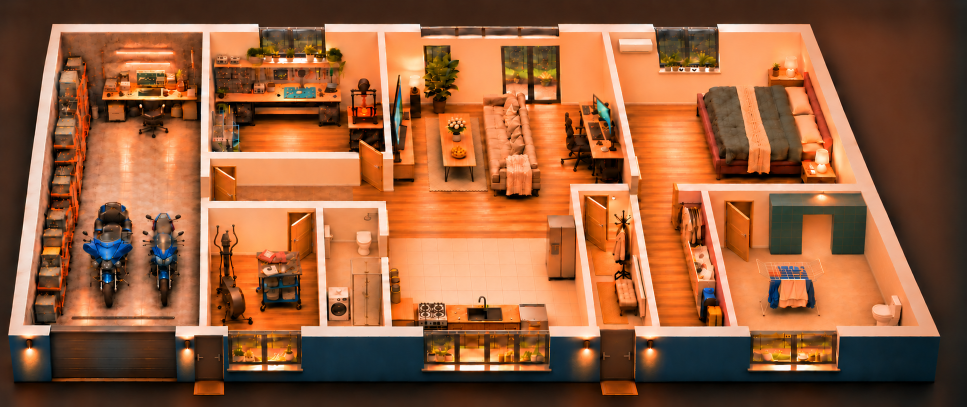
#> input picture images/plan_domu.png, 1933 x 814 px, found by its file name (shown at 1/2 size)
$ python generuj_nakladki.py
#> lines starting #> are read from the running program, lines starting #| are printed output that depends on the picture
import os
from PIL import Image, ImageDraw, ImageFilter, ImageEnhance, ImageChops
D="/tmp/claude-0/-home-user/80a74606-d4ba-56eb-8078-b1ae4390fb1b/scratchpad/gen/out"
os.makedirs(D+"/stany",exist_ok=True)
src=Image.open(D+"/plan_domu.png").convert("RGB"); W,H=src.size
#> further down, src is the input picture: PIL image 1933x814 RGB; mean R, G, B 150.5, 94.2, 59.6
#> after `W, H = src.size`: W = 1933; H = 814
# night base
night=ImageEnhance.Brightness(src).enhance(0.32)
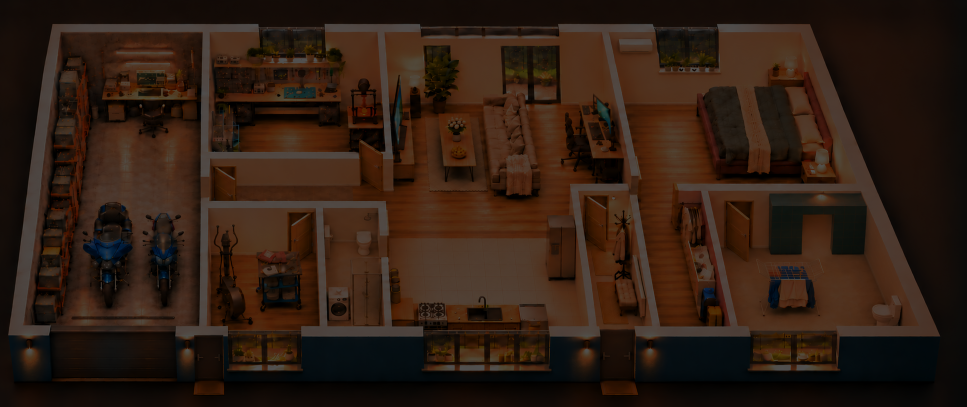
#> night: PIL image 1933x814 RGB (shown at 1/2 size); mean R, G, B 47.7, 29.7, 18.6
night=ImageChops.multiply(night,Image.new("RGB",src.size,(185,200,255)))
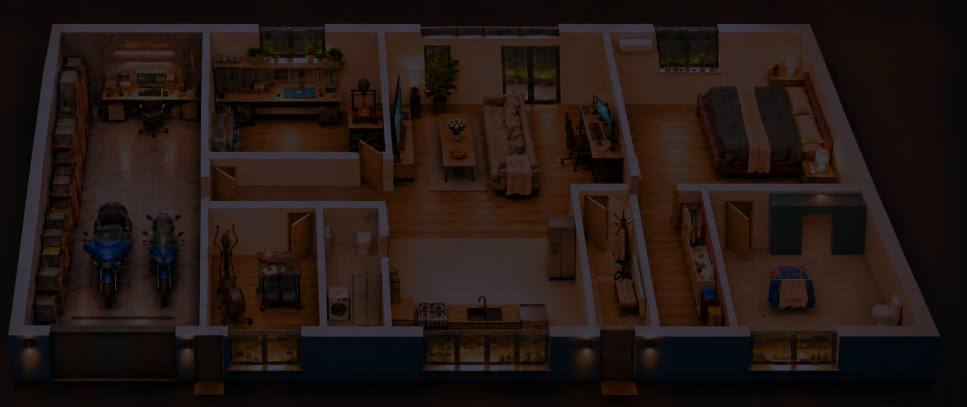
#> night: PIL image 1933x814 RGB (shown at 1/2 size); mean R, G, B 34.1, 22.8, 18.6
night.save(D+"/plan_domu_noc.png")
# warm lit version
lit=ImageEnhance.Brightness(src).enhance(1.12)
lit=Image.blend(lit,Image.new("RGB",src.size,(255,214,120)),0.12)
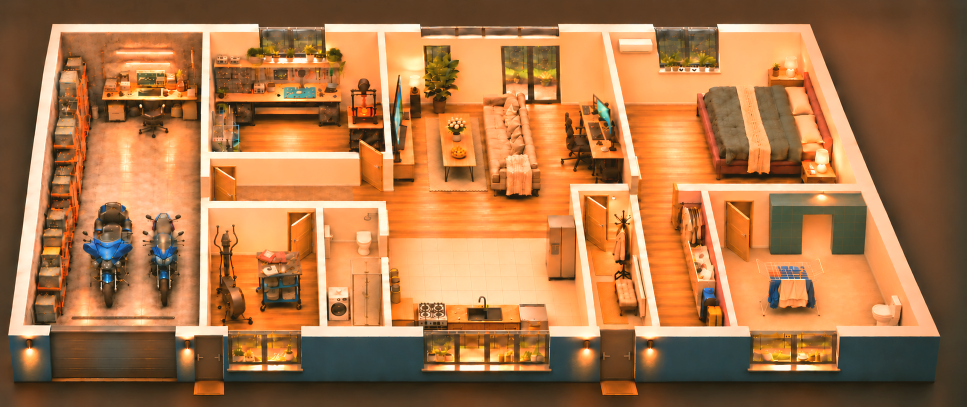
#> lit: PIL image 1933x814 RGB (shown at 1/2 size); mean R, G, B 171.4, 117.5, 72.2
rooms={
 "garaz":[(118,65),(402,65),(402,652),(70,652)],
 "warsztat":[(415,60),(768,60),(768,305),(415,305)],
 "salon":[(772,60),(1142,60),(1142,470),(772,470),(772,402),(415,402),(415,310),(772,310)],
 "biuro":[(1142,60),(1212,60),(1278,368),(1142,368)],
 "sypialnia":[(1222,60),(1608,60),(1702,366),(1288,366)],
 "silownia":[(415,412),(642,412),(642,652),(418,652)],
 "lazienka":[(645,412),(778,412),(782,652),(648,652)],
 "kuchnia":[(775,472),(1142,472),(1148,652),(780,652)],
 "korytarz":[(1145,372),(1352,372),(1338,652),(1190,652)],
 "garderoba":[(1352,372),(1440,372),(1470,652),(1338,652)],
 "pralnia_wc":[(1412,375),(1832,375),(1852,652),(1470,652)],
}
for k,p in rooms.items():
    m=Image.new("L",src.size,0); ImageDraw.Draw(m).polygon(p,fill=255)
    m=m.filter(ImageFilter.GaussianBlur(10)); z=Image.new("RGB",src.size,(0,0,0)); base=Image.composite(lit,z,m.point(lambda v:255 if v>0 else 0))
    o=base.convert("RGBA"); o.putalpha(m); o.save(f"{D}/stany/swiatlo_{k}.png",optimize=True)
#> this loop made 11 passes
#> pass 1, `base = Image.composite(lit, z, m.point(lambda v: 255 if v > 0 else 0))`:
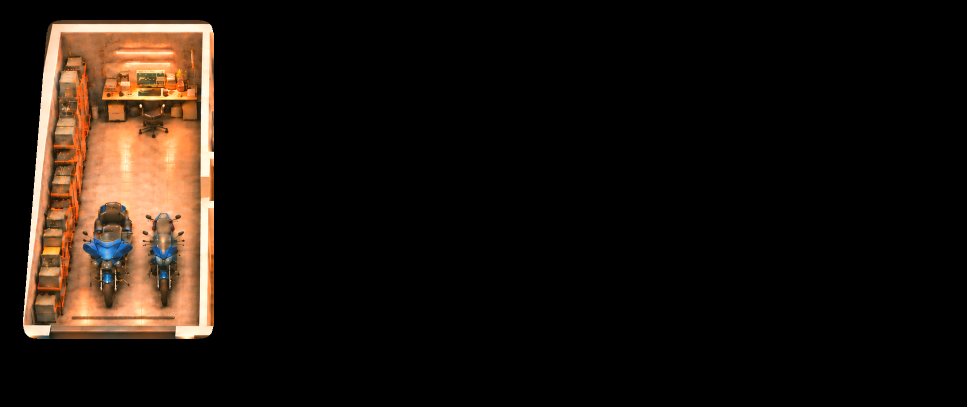
#> base: PIL image 1933x814 RGB (shown at 1/2 size); mean R, G, B 27.1, 19, 13
#> after the loop:
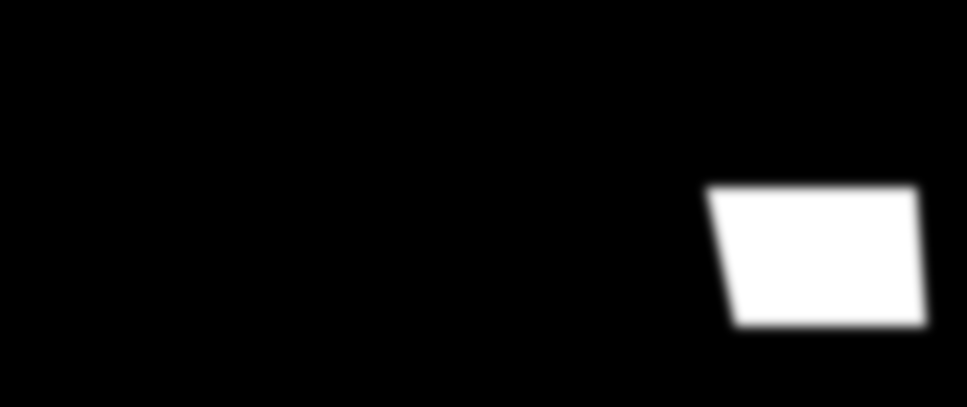
#> m: PIL image 1933x814 L (shown at 1/2 size); min 0, max 255, mean 18.1
#> after the loop:
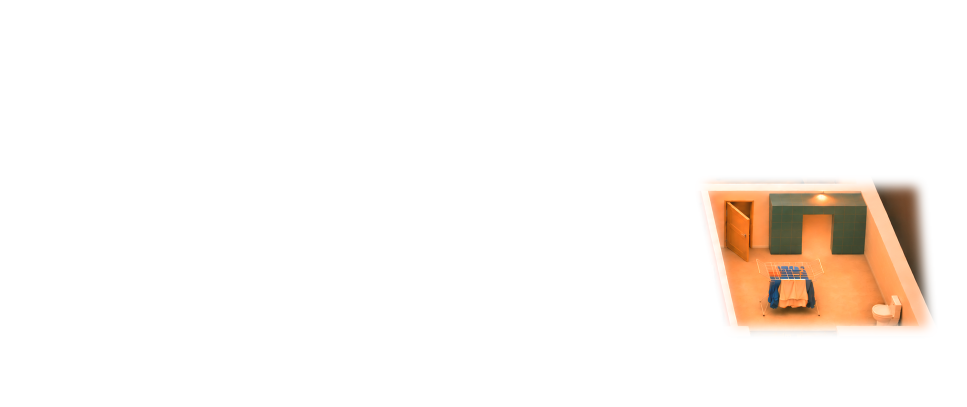
#> o: PIL image 1933x814 RGBA (shown at 1/2 size); mean R, G, B, A 18.5, 12.7, 8, 18.1; transparent parts drawn white
Image.new("RGBA",src.size,(0,0,0,0)).save(D+"/stany/pusty.png",optimize=True)
def opening(dr,box):
#> called with box = (102, 662, 352, 755)
    x0,y0,x1,y1=box
    for i in range(y1-y0):
        c=int(8+22*i/(y1-y0)); dr.line([(x0,y0+i),(x1,y0+i)],fill=(c,c-2,c-4,255))
# gate open: roller door rolled up
g=Image.new("RGBA",src.size,(0,0,0,0)); dr=ImageDraw.Draw(g)
opening(dr,(102,662,352,755))
dr.rectangle([102,662,352,674],fill=(70,62,55,255))
for y in (666,670): dr.line([(102,y),(352,y)],fill=(40,35,30,255))
g.save(D+"/stany/brama_otwarta.png",optimize=True)
# gate closed: copy of original gate (lit facade look)
gc=Image.new("RGBA",src.size,(0,0,0,0)); gc.paste(night.crop((102,662,352,755)),(102,662)); gc.save(D+"/stany/brama_zamknieta.png",optimize=True)
def door(name,box,hinge_left):
#> called with name = 'drzwi1', box = (390, 671, 445, 759), hinge_left = False
    x0,y0,x1,y1=box; w=x1-x0
    o=Image.new("RGBA",src.size,(0,0,0,0)); dr=ImageDraw.Draw(o)
    opening(dr,box)
    leaf=(66,56,48,255); sk=int(w*0.45)
    if hinge_left: poly=[(x0,y0),(x0-sk,y0+10),(x0-sk,y1+8),(x0,y1)]
    else: poly=[(x1,y0),(x1+sk,y0+10),(x1+sk,y1+8),(x1,y1)]
    dr.polygon(poly,fill=leaf,outline=(40,34,30,255))
    o.save(f"{D}/stany/{name}_otwarte.png",optimize=True)
    c=Image.new("RGBA",src.size,(0,0,0,0)); c.paste(night.crop(box),(x0,y0)); c.save(f"{D}/stany/{name}_zamkniete.png",optimize=True)
door("drzwi1",(390,671,445,759),False)
door("drzwi2",(1200,660,1269,760),False)
# preview: some lights on, gate open, door1 open
def comp(on,gate,d1,d2,out):
#> called with gate = 'otwarta', d1 = 'otwarte', d2 = 'zamkniete'
    b=night.convert("RGBA")
    for k in on: b=Image.alpha_composite(b,Image.open(f"{D}/stany/swiatlo_{k}.png"))
    b=Image.alpha_composite(b,Image.open(f"{D}/stany/brama_{gate}.png"))
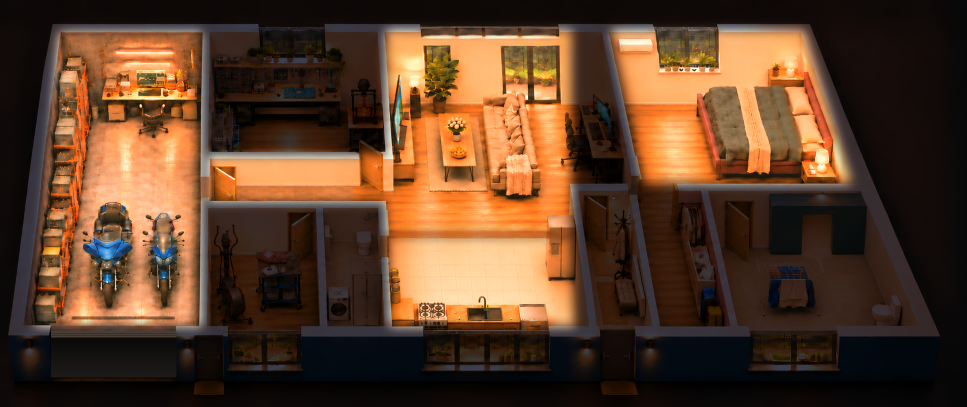
#> b: PIL image 1933x814 RGBA (shown at 1/2 size); mean R, G, B, A 92.4, 62.1, 40.2, 255
    b=Image.alpha_composite(b,Image.open(f"{D}/stany/drzwi1_{d1}.png"))
    b=Image.alpha_composite(b,Image.open(f"{D}/stany/drzwi2_{d2}.png"))
    b.convert("RGB").save(out)
comp(["garaz","salon","kuchnia","sypialnia"],"otwarta","otwarte","zamkniete",D+"/podglad_stany_1.png")
comp([],"zamknieta","zamkniete","otwarte",D+"/podglad_stany_2.png")
